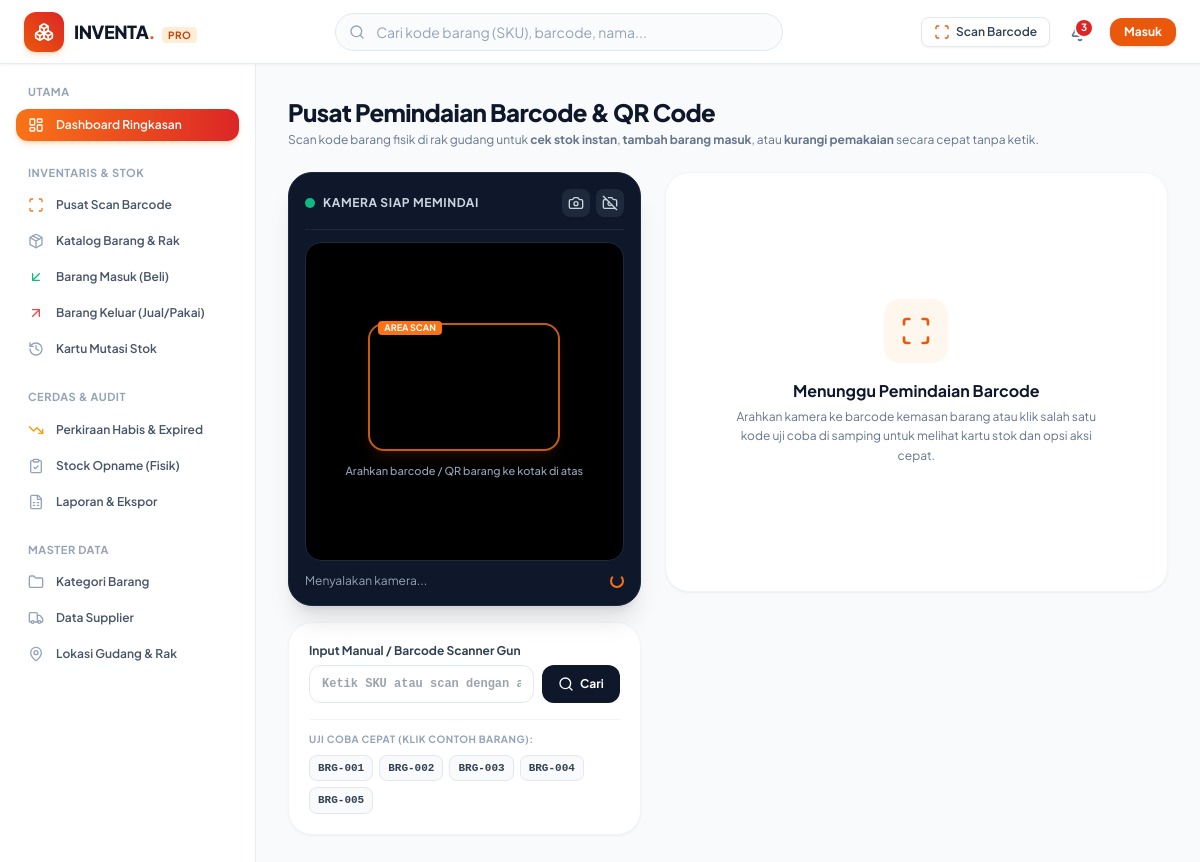
Screenshot of /pages/scanner.php with the database file from the repository.
### tables this page shows
CREATE TABLE `products` (
  `id` int NOT NULL,
  `sku` varchar(50) NOT NULL,
  `barcode` varchar(100) DEFAULT NULL,
  `name` varchar(200) NOT NULL,
  `category_id` int DEFAULT NULL,
  `unit_id` int DEFAULT NULL,
  `location_id` int DEFAULT NULL,
  `purchase_price` decimal(15,2) NOT NULL DEFAULT '0.00',
  `selling_price` decimal(15,2) NOT NULL DEFAULT '0.00',
  `min_stock` int NOT NULL DEFAULT '5',
  `current_stock` int NOT NULL DEFAULT '0',
  `image` varchar(255) DEFAULT NULL,
  `track_expiry` tinyint(1) NOT NULL DEFAULT '0',
  `description` text,
  `created_at` timestamp NULL DEFAULT CURRENT_TIMESTAMP,
  `updated_at` timestamp NULL DEFAULT CURRENT_TIMESTAMP ON UPDATE CURRENT_TIMESTAMP
);

### includes/functions.php (called while the page is built, shortened)
<?php
function sanitize($input): string {
    return htmlspecialchars(trim((string)$input), ENT_QUOTES, 'UTF-8');
}

### pages/scanner.php (the view, shortened to what this page needs)
<?php
require_once __DIR__ . '/../includes/header.php';
require_once __DIR__ . '/../includes/navbar.php';
$pdo = db();
$sampleProducts = $pdo ? $pdo->query("SELECT sku, barcode, name FROM products LIMIT 5")->fetchAll() : [];
?>
<div class="flex-1 flex overflow-hidden">
    <?php require_once __DIR__ . '/../includes/sidebar.php'; ?>
    <main class="flex-1 overflow-y-auto md:ml-64 p-4 sm:p-6 lg:p-8 pb-24 md:pb-8">
        <div class="mb-6">
            <h1 class="text-2xl font-black tracking-tight text-slate-900">
                Pusat Pemindaian Barcode & QR Code
            </h1>
            <p class="text-xs text-slate-500 mt-1">
                Scan kode barang fisik di rak gudang untuk <strong>cek stok instan</strong>, <strong>tambah barang masuk</strong>, atau <strong>kurangi pemakaian</strong> secara cepat tanpa ketik.
            </p>
        </div>
        <div class="grid grid-cols-1 lg:grid-cols-12 gap-6 max-w-6xl">
            <div class="lg:col-span-5 space-y-4">
                <div class="rounded-3xl bg-slate-900 p-4 shadow-xl border border-slate-800 text-white relative overflow-hidden">
                    <div class="flex items-center justify-between pb-3 border-b border-slate-800 mb-3">
                        <div class="flex items-center gap-2">
                            <span class="flex h-2.5 w-2.5 rounded-full bg-emerald-500 animate-ping"></span>
                            <span class="text-xs font-bold uppercase tracking-wider text-slate-300">Kamera Siap Memindai</span>
                        </div>
                        <div class="flex gap-1.5">
                            <button type="button" onclick="startCamera()" class="rounded-lg bg-slate-800 hover:bg-slate-700 p-1.5 text-xs text-slate-300" title="Nyalakan Kamera">
                                <i data-lucide="camera" class="h-4 w-4"></i>
                            </button>
                            <button type="button" onclick="stopCamera()" class="rounded-lg bg-slate-800 hover:bg-slate-700 p-1.5 text-xs text-slate-300" title="Matikan Kamera">
                                <i data-lucide="camera-off" class="h-4 w-4"></i>
                            </button>
                        </div>
                    </div>
                    <div class="relative aspect-video sm:aspect-square rounded-2xl bg-black overflow-hidden flex items-center justify-center border border-slate-800">
                        <div id="page-reader" class="w-full h-full"></div>
                        <div id="cam-overlay" class="absolute inset-0 flex flex-col items-center justify-center p-4 text-center pointer-events-none">
                            <div class="w-48 h-32 border-2 border-brand-500/80 rounded-2xl flex items-center justify-center shadow-lg shadow-brand-500/10 relative">
                                <div class="absolute -top-1 left-2 bg-brand-500 text-[9px] font-bold px-1.5 rounded text-white">AREA SCAN</div>
                            </div>
                            <span class="text-[11px] text-slate-400 mt-3 font-medium">Arahkan barcode / QR barang ke kotak di atas</span>
                        </div>
                    </div>
                    <div class="mt-3 flex items-center justify-between text-xs text-slate-400">
                        <span id="scan-status">Menghubungkan kamera perangkat...</span>
                        <div id="scan-loader" class="h-3.5 w-3.5 border-2 border-brand-500 border-t-transparent rounded-full animate-spin"></div>
                    </div>
                </div>
                <div class="rounded-3xl bg-white p-5 shadow-sm border border-slate-100">
                    <label class="block text-xs font-bold text-slate-700 mb-1.5">Input Manual / Barcode Scanner Gun</label>
                    <div class="flex gap-2">
                        <input
                            type="text"
                            id="manual-code-input"
                            placeholder="Ketik SKU atau scan dengan alat gun..."
                            class="flex-1 rounded-xl border border-slate-200 py-2.5 px-3 text-xs font-mono font-bold text-slate-900 focus:border-brand-500 focus:outline-none focus:ring-1 focus:ring-brand-500"
                            onkeypress="if(event.key === 'Enter') handleManualSearch()"
                        >
                        <button
                            type="button"
                            onclick="handleManualSearch()"
                            class="rounded-xl bg-slate-900 hover:bg-slate-800 px-4 py-2.5 text-xs font-bold text-white transition flex items-center gap-1.5"
                        >
                            <i data-lucide="search" class="h-4 w-4"></i>
                            <span>Cari</span>
                        </button>
                    </div>
                    <div class="mt-4 pt-3 border-t border-slate-100">
                        <p class="text-[10px] uppercase font-bold text-slate-400 tracking-wider mb-2">Uji Coba Cepat (Klik Contoh Barang):</p>
                        <div class="flex flex-wrap gap-1.5">
                            <?php foreach ($sampleProducts as $sp): ?>
                                <button
                                    type="button"
                                    onclick="lookupCode('<?= sanitize($sp['sku']) ?>')"
                                    class="rounded-lg border border-slate-200 bg-slate-50 hover:bg-brand-50 hover:border-brand-300 hover:text-brand-700 px-2 py-1 text-[11px] font-mono font-semibold text-slate-700 transition"
                                >
                                    <?= sanitize($sp['sku']) ?>
                                </button>
                            <?php endforeach; ?>
                        </div>
                    </div>
                </div>
            </div>
            <div class="lg:col-span-7">
                <div id="scan-empty-state" class="rounded-3xl bg-white p-12 text-center border border-slate-100 shadow-sm flex flex-col items-center justify-center min-h-[420px]">
                    <div class="h-16 w-16 rounded-2xl bg-brand-50 text-brand-600 flex items-center justify-center mb-4">
                        <i data-lucide="scan" class="h-8 w-8"></i>
                    </div>
                    <h3 class="text-base font-bold text-slate-900">Menunggu Pemindaian Barcode</h3>
                    <p class="text-xs text-slate-500 max-w-sm mt-1 leading-relaxed">
                        Arahkan kamera ke barcode kemasan barang atau klik salah satu kode uji coba di samping untuk melihat kartu stok dan opsi aksi cepat.
                    </p>
                </div>
            </div>
        </div>
    </main>
</div>
<?php require_once __DIR__ . '/../includes/footer.php'; ?>

### rows the page displays
products: sku "BRG-001"
products: sku "BRG-002"
products: sku "BRG-003"
products: sku "BRG-004"
products: sku "BRG-005"

### other values shown
$totalAlerts "3"
